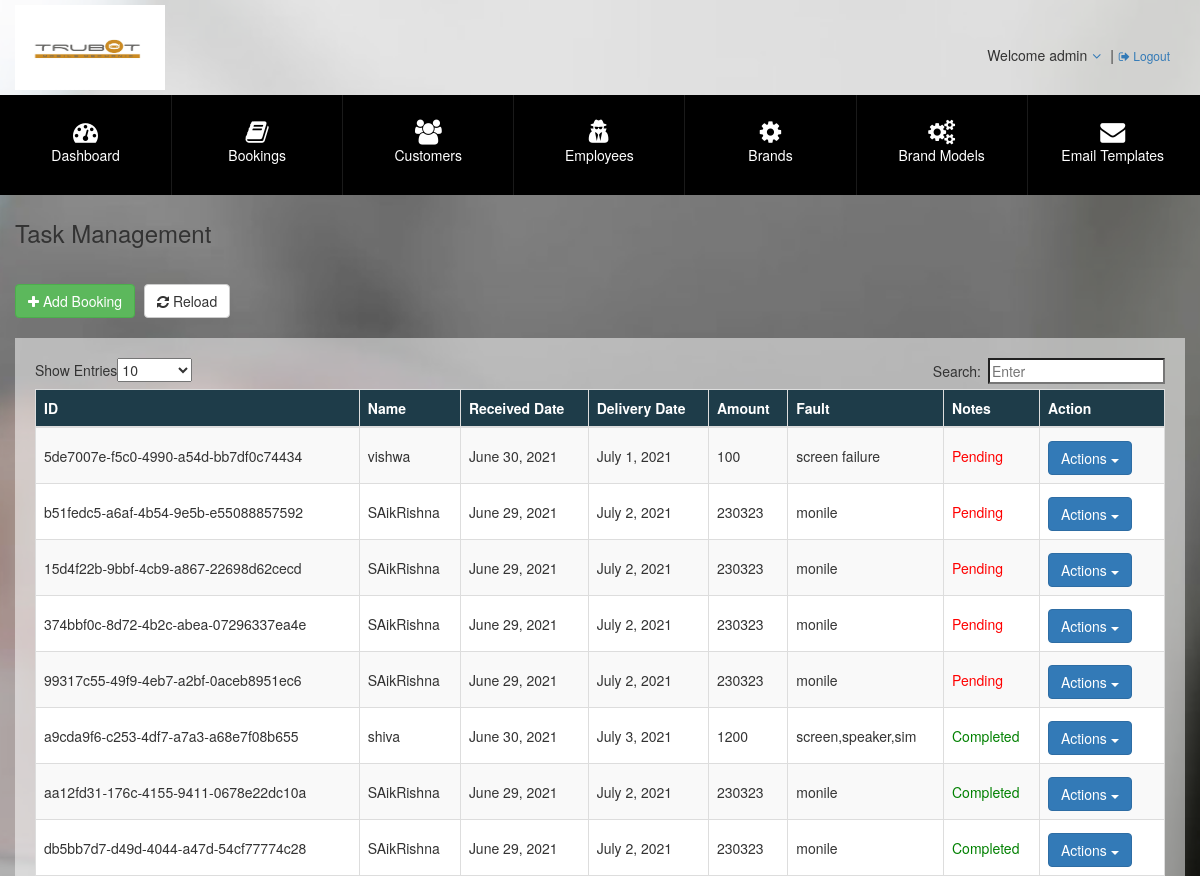
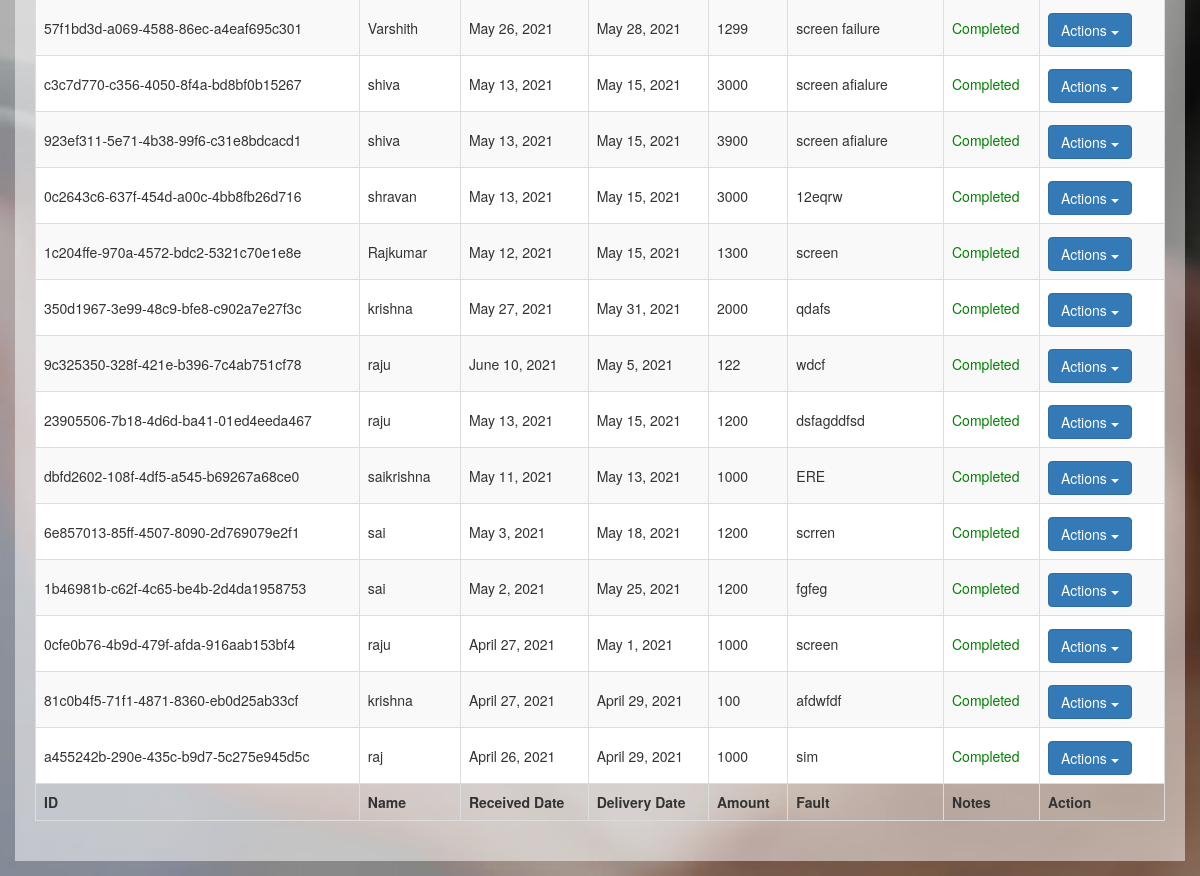
The page /bookings/ (signed in) on the database its author committed (2 pictures, top to bottom).
### myapp1/models.py (models this page shows)
class customerentry(models.Model):
    id = ShortUUIDField(primary_key=True, default=uuid.uuid4, editable=False,max_length=6)
    Customername=models.CharField(default="user",max_length=50)
    Receivedate=models.DateField(default=datetime.now())
    Deliverydate=models.DateField(default=datetime.now())
    jobpending=models.CharField(max_length=20)
    Email=models.CharField(max_length=30,default='Trubotattend@gmail.com')
    devicebrand=models.CharField(max_length=10,default="I-Phone")
    model=models.CharField(max_length=10,default="I-Phones")
    imei=models.CharField(max_length=20)
    devicecolour=models.CharField(max_length=10,default="Black")
    providerinfo=models.CharField(max_length=20)
    password=models.CharField(max_length=10)
    fault=models.CharField(max_length=200,default="Error")
    amount=models.IntegerField(default=0)
    power=models.BooleanField(default=False)
    charging=models.BooleanField(default=False)
    display=models.BooleanField(default=False)
    camera=models.BooleanField(default=False)
    battery=models.BooleanField(default=False)
    pictures=models.ImageField(upload_to='device_images',blank=True)
    others=models.TextField(max_length=200)
    parts=models.TextField(max_length=120,default="NOTHING YET")
    status=models.BooleanField(default=False)

### myapp1/views.py (the view)
# urls.py: path('bookings/',views.viewjob),
def viewjob(request):
    data=customerentry.objects.all().order_by('-status')
    bookings=[obj.__dict__ for obj in data]
    bookings=bookings[::-1]
    return render(request,'booking.html',{"bookings":bookings})

### templates/booking.html (shortened to what this page needs)
{% extends 'main.html' %}
{% block content %}
{%load static%}
<div id="content">
    <div class="filterBar">
        <div class="container">
            <h3>Task Management</h3>
            <br />
            <button class="btn btn-success" onclick=window.location.href="/add"><i class="fa fa-plus"></i> Add Booking</button>
            <button class="btn btn-default" onclick="load()"><i class="fa fa-refresh"></i> Reload</button>
            <br />
            <br />
            <div id="table_wrapper" class="dataTables_wrapper">
            <div class="dataTables_length" id="table_length">
                <label>Show Entries<select name="table_length" aria-controls="table" class="">
                    <option value="10">10</option><option value="25">25</option><option value="50">50</option><option value="100">100</option></select></label></div>
            <div id="table_filter" class="dataTables_filter">
                <label>Search:<input type="search" class="" placeholder="Enter" aria-controls="table"></label></div>
            <table id="table" class="table table-striped table-bordered" cellspacing="0" width="100%">
                <thead>
                    <tr >
                        <th>ID</th>
                        <th>Name</th>
                        <th>Received Date</th>
                        <th>Delivery Date</th>
                        <th>Amount</th>
                        <th>Fault</th>
                        <th>Notes</th>
                        <th style="width:125px;">Action</th>
                    </tr>
                </thead>
                <tbody>
                    {%for i in bookings%}
                    <tr role="row" class="odd">
                        <td>{{i.id}}</td>
                        <td>{{i.Customername}}</td>
                        <td>{{i.Receivedate}}</td>
                        <td>{{i.Deliverydate}}</td>
                        <td>{{i.amount}}</td>
                        <td>{{i.fault}}</td>
                        {% if i.status %}
                        <td style="color: green;">Completed</td>
                        {%else%}
                        <td style="color: red;">Pending</td>
                        {%endif%}
                        <td><div class="dropdown">
                            <button class="btn btn-primary dropdown-toggle" type="button" data-toggle="dropdown">Actions
                            <span class="caret"></span></button>
                            </div></td>
                    </tr>
                    {% endfor %}
                </tbody>
                <tfoot>
                    <tr >
                        <th>ID</th>
                        <th>Name</th>
                        <th>Received Date</th>
                        <th>Delivery Date</th>
                        <th>Amount</th>
                        <th>Fault</th>
                        <th>Notes</th>
                        <th style="width:125px;">Action</th>
                    </tr>
                </tfoot>
            </table>
        </div>
    </div>
</div>
{%  endblock %}

### templates/main.html (shortened to what this page needs)
{% load static %}
<!doctype html>
<html>
<head>
<link href="{%static 'styles/styles.css'%} " rel="stylesheet">
<link rel="stylesheet" href="https://maxcdn.bootstrapcdn.com/bootstrap/3.4.1/css/bootstrap.min.css">
<link href="{% static 'styles/customstyles.css' %}" rel="stylesheet">
<link href="{%static 'styles/parsley.css'%}" rel="stylesheet">
<link href="{%static 'styles/magnific-popup.css' %}" rel="stylesheet">
<link href="{%static 'styles/dataTables.bootstrap.css'%}" rel="stylesheet">
<link href="{%static 'styles/bootstrap-datepicker.css'%}" rel="stylesheet">
<link href="{%static 'styles/chosen.css'%}" rel="stylesheet">
<link rel="stylesheet" href="https://cdnjs.cloudflare.com/ajax/libs/font-awesome/4.7.0/css/font-awesome.min.css">
</head>
<body style="background-image:url({%static 'background.jpg' %})">
<div id="superdiv">
  <header id="header">
    <div class="container">
      <div class="row">
        <aside class="logo pull-left"><img src="{%static 'logo1.jpg'%}" alt="Trubot" height="85" width="150"></aside>
        <div class="usrOpt no-pad col-md-6 pull-right">
          <div class="statusBar"> <span class="pull-left">Welcome {{request.user.username}}</span>
            <div class="dropdown pull-left"> <a data-toggle="dropdown" aria-haspopup="true" aria-expanded="false" class="pad-5 btn-useropt cursor"> <i class="fa fa-angle-down"></i> </a> |
            </div>
            <a href="/logout" class="pad-5 f12"><i class="fa fa-sign-out"></i> Logout</a> </div>
        </div>
      </div>
    </div>
    <nav id="mainMenu">
      <div class="container">
        <div class="row">
          <ul class="topMenu">
            <li > <a href="/"><i class="fa fa-dashboard"></i><br>
              Dashboard</a> </li>
            <li > <a href="/bookings"><i class="fa fa-book"></i><br>
              Bookings</a> </li>
            <li > <a href="/customers"><i class="fa fa-users"></i><br>
              Customers</a> </li>
            <li> <a href="/Employees"><i class="fa fa-user-secret"></i><br>
              Employees</a> </li>
            <li> <a href="/brands"><i class="fa fa-cog"></i><br>
              Brands</a> </li>
            <li > <a href="#"><i class="fa fa-cogs"></i><br>
              Brand Models</a> </li>
            <li> <a href="#"><i class="fa fa-envelope"></i><br>
              Email Templates</a> </li>
          </ul>
        </div>
      </div>
    </nav>
  </header>
</div>
{% block content %}
{% endblock %}
</body>
</html>

### static/styles/styles.css (style rules this page uses)
* { box-sizing: border-box }
html { overflow: auto }
body { background: url(../images/background.jpg) no-repeat top center fixed #7c1703; background-size: cover; font: normal 14px "open_sansregular", Calibri, sans-serif, Arial; padding: 0; margin: 0 }
img, .noborder, .noborder td { border: none !important }
.cursor { cursor: pointer }
h1, h2, h3, h4, h5, h6 { font-weight: normal; color: rgba(0,0,0,0.8); padding: 3px 0; margin: 0 0 10px }
h3 { font-size: 22px }
A { color: rgba(0,0,0,0.8); text-decoration: none; outline: none }
.floatfix:before, .floatfix:after, .container:before, .container:after { content: ""; display: table }
.container:after, .floatfix:after { clear: both }
.floatfix, .container { zoom: 1 }
.f12 { font-size: 12px !important }
.no-pad { padding: 0 !important }
.pad-5 { padding: 5px !important }
table th, table.pad-tbl td { padding: 5px }
.container { width: auto; margin: 0 auto; padding: 5px; position: relative }
.form button, .form [type=submit], .form [type=button], .form [type=reset], .form .btn, .btn-lime, .btn, .btn-default { background: rgba(0,0,0,0.8); min-width: 120px; color: #fff; font-size: 16px; padding: 6px 8px; margin: 5px 5px 5px 0; display: table; outline: none !important; -webkit-transition: all 0.6s ease-in-out; -moz-transition: all 0.6s ease-in-out; transition: all 0.6s ease-in-out }
#header { background: rgba(255,255,255,0.6) }
#header .usrOpt { margin: 30px 0 0; text-align:right; }
#header #mainMenu { background: rgba(0,0,0,1); padding: 0 }
#header #mainMenu .container { padding: 0 }
#header #mainMenu .topMenu { padding: 0; margin: 0 }
#header #mainMenu .topMenu::after { clear: both; content: ""; display: table }
#header #mainMenu .topMenu>li { list-style: none; float: left; font-weight: 300; text-align: center; border-left: 1px rgba(255,255,255,0.1) solid; position: relative; width: 14.26% }
#header #mainMenu .topMenu>li:first-of-type { border: none }
#header #mainMenu .topMenu>li a { color: #fff; height: 100px; text-decoration: none; padding: 25px 10px; display: block; outline: none; -webkit-transition: all 0.3s ease-in-out; -moz-transition: all 0.3s ease-in-out; transition: all 0.3s ease-in-out }
#header #mainMenu .topMenu>li a .fa { font-size: 25px }
#content .container { padding: 0 }
#content .filterBar { background: rgba(0,0,0,0.3) }
#content .filterBar::after { clear: both; content: ""; display: table }
#content .filterBar .container { padding: 2px 0 15px }
.table-striped > tbody > tr { background-color:#fff; }
.table-striped > tbody > tr:nth-of-type(2n+1) { background-color:#ddd; }
.table-striped > tbody > tr > td { vertical-align:middle !important; }
.table-bordered > thead > tr > th { background-color:#1E3C49; color:#fff; }
.btn { min-width:auto }
.statusBar { display:inline-block; margin-top: 10px; margin-right: 10px; }
.dataTables_length { float: left; }
.dataTables_filter { float:right; }
.dataTables_wrapper { background-color: rgba(255, 255, 255, 0.5); padding: 20px; }

### rows shown on the page
customerentry: id "5de7007e-f5c0-4990-a54d-bb7df0c74434", Customername "vishwa", Receivedate "June 30, 2021", Deliverydate "July 1, 2021", amount "100", fault "screen failure", shows "Pending"
customerentry: id "b51fedc5-a6af-4b54-9e5b-e55088857592", Customername "SAikRishna", Receivedate "June 29, 2021", Deliverydate "July 2, 2021", amount "230323", fault "monile", shows "Pending"
customerentry: id "15d4f22b-9bbf-4cb9-a867-22698d62cecd", Customername "SAikRishna", Receivedate "June 29, 2021", Deliverydate "July 2, 2021", amount "230323", fault "monile", shows "Pending"
customerentry: id "374bbf0c-8d72-4b2c-abea-07296337ea4e", Customername "SAikRishna", Receivedate "June 29, 2021", Deliverydate "July 2, 2021", amount "230323", fault "monile", shows "Pending"
customerentry: id "99317c55-49f9-4eb7-a2bf-0aceb8951ec6", Customername "SAikRishna", Receivedate "June 29, 2021", Deliverydate "July 2, 2021", amount "230323", fault "monile", shows "Pending"
customerentry: id "a9cda9f6-c253-4df7-a7a3-a68e7f08b655", Customername "shiva", Receivedate "June 30, 2021", Deliverydate "July 3, 2021", amount "1200", fault "screen,speaker,sim", shows "Completed"
customerentry: id "aa12fd31-176c-4155-9411-0678e22dc10a", Customername "SAikRishna", Receivedate "June 29, 2021", Deliverydate "July 2, 2021", amount "230323", fault "monile", shows "Completed"
customerentry: id "db5bb7d7-d49d-4044-a47d-54cf77774c28", Customername "SAikRishna", Receivedate "June 29, 2021", Deliverydate "July 2, 2021", amount "230323", fault "monile", shows "Completed"
customerentry: id "57f1bd3d-a069-4588-86ec-a4eaf695c301", Customername "Varshith", Receivedate "May 26, 2021", Deliverydate "May 28, 2021", amount "1299", fault "screen failure", shows "Completed"
customerentry: id "c3c7d770-c356-4050-8f4a-bd8bf0b15267", Customername "shiva", Receivedate "May 13, 2021", Deliverydate "May 15, 2021", amount "3000", fault "screen afialure", shows "Completed"
customerentry: id "923ef311-5e71-4b38-99f6-c31e8bdcacd1", Customername "shiva", Receivedate "May 13, 2021", Deliverydate "May 15, 2021", amount "3900", fault "screen afialure", shows "Completed"
customerentry: id "0c2643c6-637f-454d-a00c-4bb8fb26d716", Customername "shravan", Receivedate "May 13, 2021", Deliverydate "May 15, 2021", amount "3000", fault "12eqrw", shows "Completed"
customerentry: id "1c204ffe-970a-4572-bdc2-5321c70e1e8e", Customername "Rajkumar", Receivedate "May 12, 2021", Deliverydate "May 15, 2021", amount "1300", fault "screen", shows "Completed"
customerentry: id "350d1967-3e99-48c9-bfe8-c902a7e27f3c", Customername "krishna", Receivedate "May 27, 2021", Deliverydate "May 31, 2021", amount "2000", fault "qdafs", shows "Completed"
customerentry: id "9c325350-328f-421e-b396-7c4ab751cf78", Customername "raju", Receivedate "June 10, 2021", Deliverydate "May 5, 2021", amount "122", fault "wdcf", shows "Completed"
customerentry: id "23905506-7b18-4d6d-ba41-01ed4eeda467", Customername "raju", Receivedate "May 13, 2021", Deliverydate "May 15, 2021", amount "1200", fault "dsfagddfsd", shows "Completed"
customerentry: id "dbfd2602-108f-4df5-a545-b69267a68ce0", Customername "saikrishna", Receivedate "May 11, 2021", Deliverydate "May 13, 2021", amount "1000", fault "ERE", shows "Completed"
customerentry: id "6e857013-85ff-4507-8090-2d769079e2f1", Customername "sai", Receivedate "May 3, 2021", Deliverydate "May 18, 2021", amount "1200", fault "scrren", shows "Completed"
customerentry: id "1b46981b-c62f-4c65-be4b-2d4da1958753", Customername "sai", Receivedate "May 2, 2021", Deliverydate "May 25, 2021", amount "1200", fault "fgfeg", shows "Completed"
customerentry: id "0cfe0b76-4b9d-479f-afda-916aab153bf4", Customername "raju", Receivedate "April 27, 2021", Deliverydate "May 1, 2021", amount "1000", fault "screen", shows "Completed"
customerentry: id "81c0b4f5-71f1-4871-8360-eb0d25ab33cf", Customername "krishna", Receivedate "April 27, 2021", Deliverydate "April 29, 2021", amount "100", fault "afdwfdf", shows "Completed"
customerentry: id "a455242b-290e-435c-b9d7-5c275e945d5c", Customername "raj", Receivedate "April 26, 2021", Deliverydate "April 29, 2021", amount "1000", fault "sim", shows "Completed"

### other values the page prints
{{ request.user.username }} "admin"
